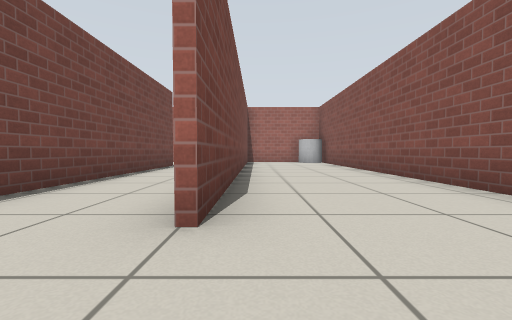
View 1 (above)

13 first-person views from a walk through a Gazebo world. The camera is 0.5 m above the floor, tilts 2° down and sees 90° across. The floor is counted in squares, 1 m on a side. Each view is taken from the middle of a square. On the plan, view 1 faces up. The plan holds only what a view shows up to about 9 squares ahead; the rest is blank. Simple patterns stand in for the simulator's built-in surfaces.

View 2
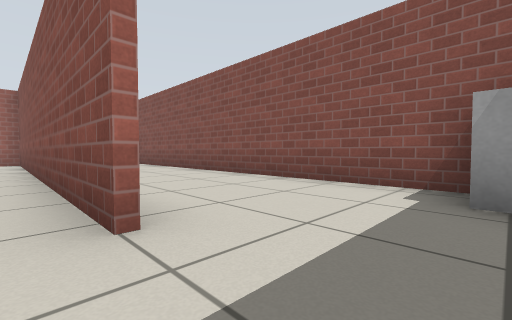

View 3
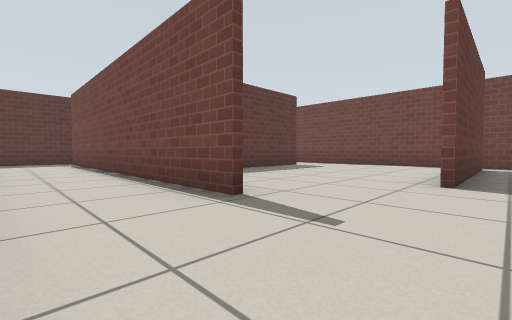

View 4
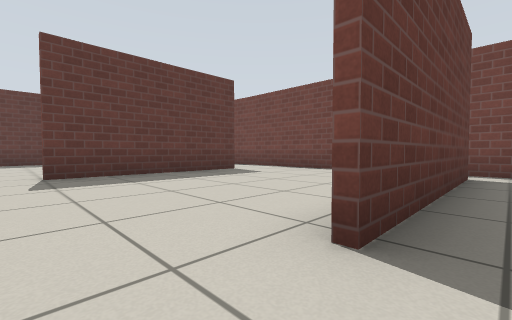

View 5
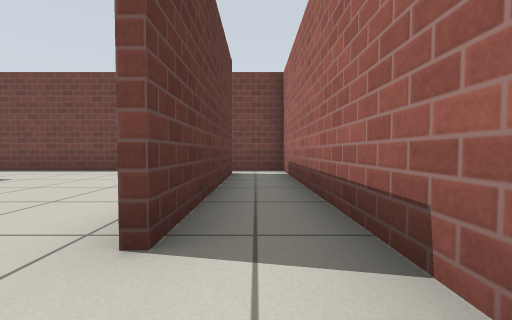

View 6
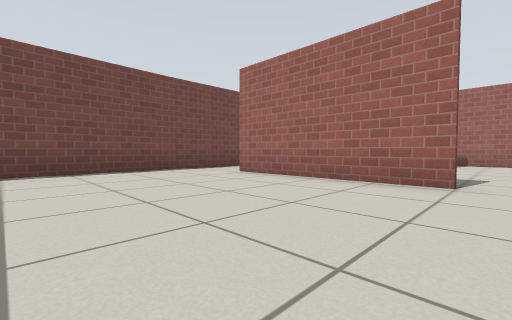

View 7
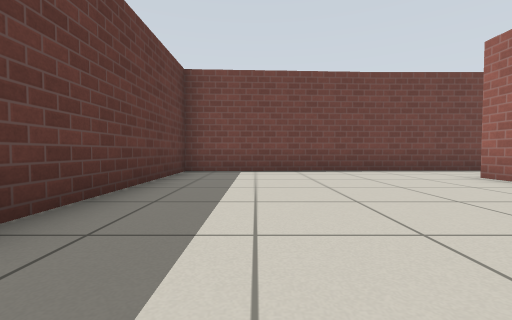

View 8
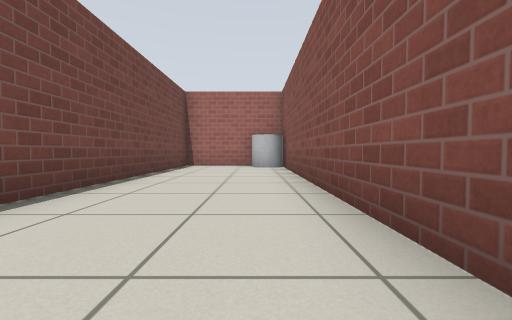

View 9
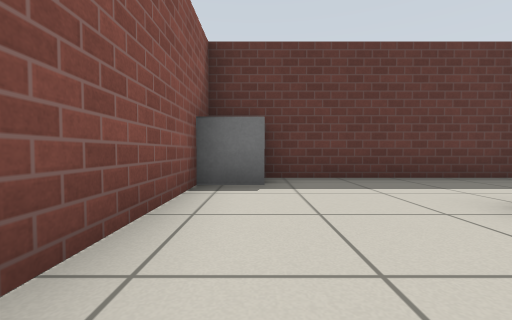

View 10
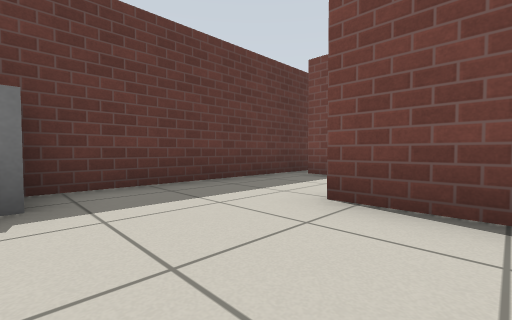

View 11
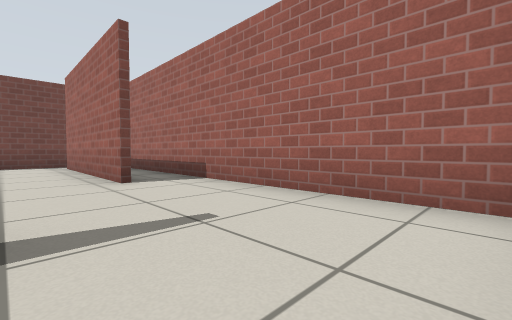

View 12
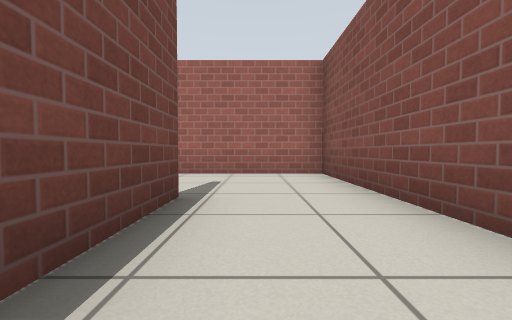

View 13
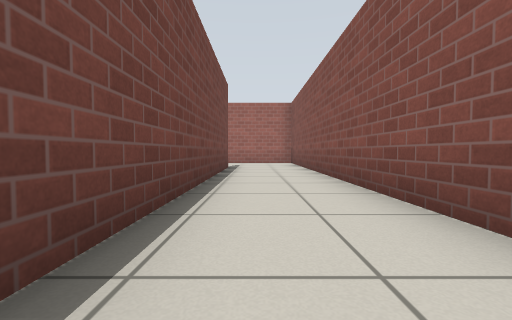

### Floor plan
Ten units are one square. View 1 is at (0, 0); x grows to the right and y downward. Boxes are objects, and circles mark ways between rooms. Rooms are numbered by the first view taken in them; rooms with no view inside come last. Other rooms are left out.
<svg viewBox="-111 -122 145 134">
<path fill="none" stroke="#000" d="M-6 7 29 7 29 -117 -4 -117 -4 -16M-28 -89 -28 2M-53 -103 -99 -103M-89 -54 -45 -54M-99 -105 -53 -105M-5 -16 -5 -117 -106 -117 -106 -45M-31 7 -6 7M-45 -52 -89 -52M-106 -45 -106 7 -31 7"/>
<rect x="15" y="-5" width="10" height="10" fill="#bbb"><title>grey box</title></rect>
<rect x="15" y="-115" width="10" height="10" fill="#bbb"><title>grey cylinder</title></rect>
<circle cx="0" cy="-5" r="3" fill="#2a7"/>
<circle cx="-40" cy="-50" r="3" fill="#2a7"/>
<circle cx="-95" cy="-50" r="3" fill="#2a7"/>
<text x="10" y="-50">1</text>
<text x="-50" y="-70">2</text>
<text x="-70" y="-20">3</text>
</svg>
Room 1 opens to room 2. Room 2 opens to room 3.

Where each view was taken, in squares from view 1:
view 1: 0 up, 0 right, facing up
view 2: 0 up, 1 left, facing up-right
view 3: 11 up, 1 left, facing down-left
view 4: 11 up, 4 left, facing down-left
view 5: 11 up, 4 left, facing left
view 6: 1 up, 4 left, facing up-left
view 7: 1 up, 4 left, facing left
view 8: 3 up, 2 right, facing up
view 9: 4 up, 2 right, facing down
view 10: 3 up, 2 right, facing down-left
view 11: 9 up, 1 left, facing up-left
view 12: 6 up, 2 left, facing up
view 13: 1 up, 2 left, facing up
